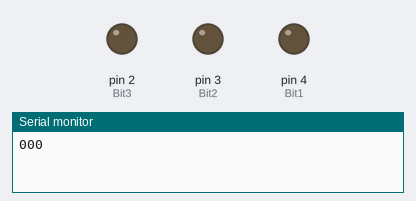
A sketch run on a simulated Arduino Uno, built with avr-gcc and run on an emulated ATmega328P. Shown: output pins drawn as LEDs (lit = HIGH), the last lines printed to the serial monitor.

Above: at 2.5 s.
At 12.5 s:
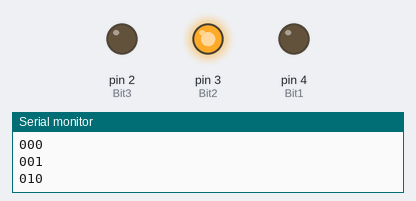
At 17.5 s:
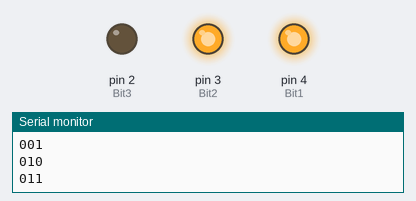
At 22.5 s:
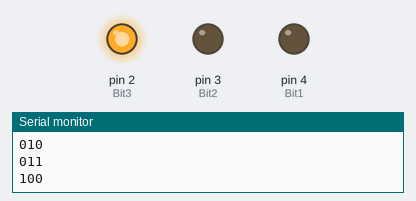
At 32.5 s:
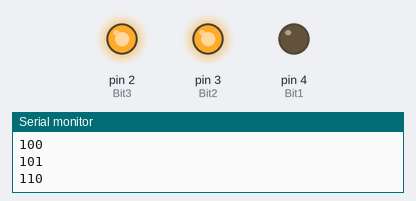
At 47.5 s:
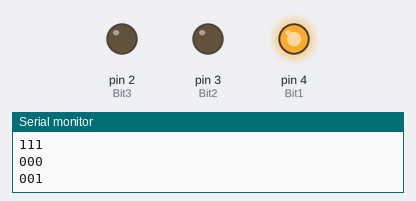
Timing chart, 0 to 52.0 s (numbered marks = the images above):
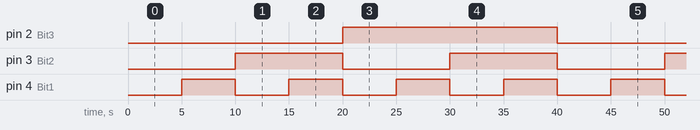

Measured:
- by itself, pin 2 (Bit3): alternates HIGH for 20.0 s and LOW for 20.0 s
- by itself, pin 3 (Bit2): alternates HIGH for 10.0 s and LOW for 10.0 s
- by itself, pin 4 (Bit1): alternates HIGH for 5.0 s and LOW for 5.0 s

The sketch:

Prueba_diego.ino
```cpp
const int Bit1 = 4;//menos sigmificativo
const int Bit2 = 3;
const int Bit3 = 2;//mas significativo

void setup(){
pinMode(Bit1,OUTPUT);
pinMode(Bit2,OUTPUT);
pinMode(Bit3,OUTPUT);
Serial.begin(9600);

}

void loop(){

  //000

  digitalWrite(Bit1,LOW);
  digitalWrite(Bit2,LOW);
  digitalWrite(Bit3,LOW);
  Serial.println("000");
  delay(5000);
  //001
  digitalWrite(Bit1,HIGH);
  digitalWrite(Bit2,LOW);
  digitalWrite(Bit3,LOW);
  Serial.println("001");
  delay(5000);
  //010
  digitalWrite(Bit1,LOW);
  digitalWrite(Bit2,HIGH);
  digitalWrite(Bit3,LOW);
  Serial.println("010");
  delay(5000);
  //011
  digitalWrite(Bit1,HIGH);
  digitalWrite(Bit2,HIGH);
  digitalWrite(Bit3,LOW);
  Serial.println("011");
  delay(5000);
  //100
  digitalWrite(Bit1,LOW);
  digitalWrite(Bit2,LOW);
  digitalWrite(Bit3,HIGH);
  Serial.println("100");
  delay(5000);
  //101
  digitalWrite(Bit1,HIGH);
  digitalWrite(Bit2,LOW);
  digitalWrite(Bit3,HIGH);
  Serial.println("101");
  delay(5000);
  //110
  digitalWrite(Bit1,LOW);
  digitalWrite(Bit2,HIGH);
  digitalWrite(Bit3,HIGH);
  Serial.println("110");
  delay(5000);
  //111
  digitalWrite(Bit1,HIGH);
  digitalWrite(Bit2,HIGH);
  digitalWrite(Bit3,HIGH);
  Serial.println("111");
  delay(5000);


}
```
